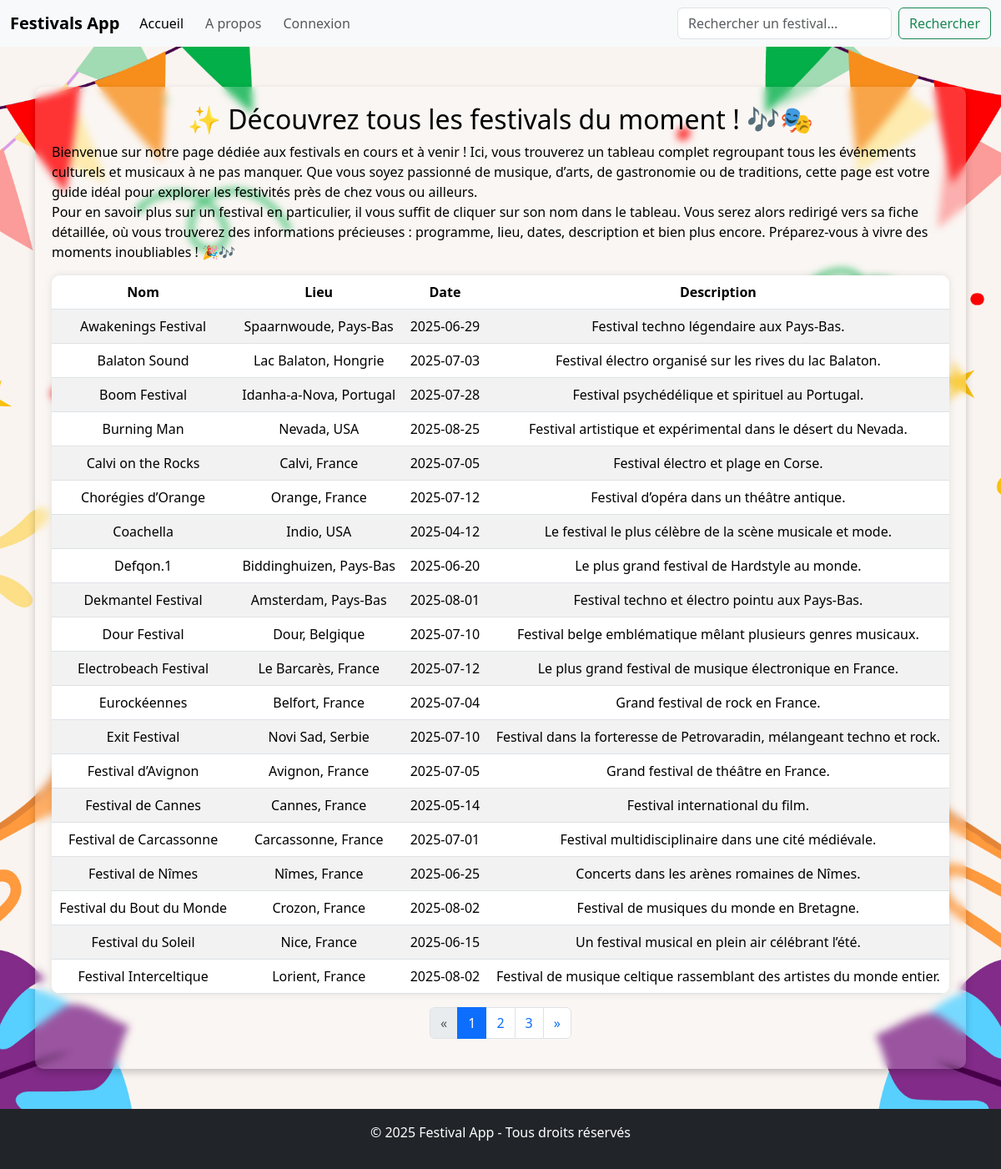
Screenshot of /pages/festivals.php with the database file from the repository.
### tables this page shows
CREATE TABLE festivals (
    id INT AUTO_INCREMENT PRIMARY KEY,
    name VARCHAR(100) NOT NULL,
    location VARCHAR(100) NOT NULL,
    date DATE NOT NULL,
    description TEXT,
    image VARCHAR(255)  
);

### pages/festivals.php (the view, shortened to what this page needs)
<?php
require '../includes/config.php';
require '../includes/header.php';
$festivalsParPage = 20;
$page = isset($_GET['page']) ? (int)$_GET['page'] : 1;
$offset = ($page - 1) * $festivalsParPage;
$stmt = $pdo->prepare("SELECT * FROM festivals ORDER BY name, date  LIMIT :limit OFFSET :offset");
$stmt->bindValue(':limit', $festivalsParPage, PDO::PARAM_INT);
$stmt->bindValue(':offset', $offset, PDO::PARAM_INT);
$stmt->execute();
$festivals = $stmt->fetchAll();
$totalFestivals = $pdo->query("SELECT COUNT(*) FROM festivals")->fetchColumn();
$totalPages = ceil($totalFestivals / $festivalsParPage);
?>
<!DOCTYPE html>
<html lang="fr">
<head>
    <link rel="stylesheet" href="../css/style.css">
    <link href="https://cdn.jsdelivr.net/npm/bootstrap@5.3.3/dist/css/bootstrap.min.css" rel="stylesheet">
</head>
<body>
    <div class="container mt-5">
        <div class="card-container">
            <h2>✨ Découvrez tous les festivals du moment ! 🎶🎭</h2>
            <p class="text-start">Bienvenue sur notre page dédiée aux festivals en cours et à venir ! Ici, vous trouverez un tableau complet regroupant tous les événements culturels et musicaux à ne pas manquer. Que vous soyez passionné de musique, d’arts, de gastronomie ou de traditions, cette page est votre guide idéal pour explorer les festivités près de chez vous ou ailleurs.</br>
                Pour en savoir plus sur un festival en particulier, il vous suffit de cliquer sur son nom dans le tableau. Vous serez alors redirigé vers sa fiche détaillée, où vous trouverez des informations précieuses : programme, lieu, dates, description et bien plus encore. Préparez-vous à vivre des moments inoubliables ! 🎉🎶
            </p>
            <table class="table table-striped">
                <thead>
                    <tr>
                        <th>Nom</th>
                        <th>Lieu</th>
                        <th>Date</th>
                        <th>Description</th>
                    </tr>
                </thead>
                <tbody>
                    <?php foreach ($festivals as $festival): ?>
                    <tr onclick="window.location='detail.php?id=<?= $festival['id'] ?>';" style="cursor: pointer;">
                        <td><?= htmlspecialchars($festival['name']) ?></td>
                        <td><?= htmlspecialchars($festival['location']) ?></td>
                        <td><?= htmlspecialchars($festival['date']) ?></td>
                        <td><?= htmlspecialchars($festival['description']) ?></td>
                    </tr>
                    <?php endforeach; ?>
                </tbody>
            </table>
            <nav>
                <ul class="pagination justify-content-center">
                    <li class="page-item <?= ($page <= 1) ? 'disabled' : '' ?>">
                        <a class="page-link" href="?page=<?= $page - 1 ?>" aria-label="Précédent">
                            <span aria-hidden="true">&laquo;</span>
                        </a>
                    </li>
                    <?php for ($i = 1; $i <= $totalPages; $i++): ?>
                    <li class="page-item <?= ($i == $page) ? 'active' : '' ?>">
                        <a class="page-link" href="?page=<?= $i ?>"><?= $i ?></a>
                    </li>
                    <?php endfor; ?>
                    <li class="page-item <?= ($page >= $totalPages) ? 'disabled' : '' ?>">
                        <a class="page-link" href="?page=<?= $page + 1 ?>" aria-label="Suivant">
                            <span aria-hidden="true">&raquo;</span>
                        </a>
                    </li>
                </ul>
            </nav>
        </div>
    </div>
</body>
</html>
<?php
require '../includes/footer.php';
?>

### includes/header.php (shortened to what this page needs)
<!DOCTYPE html>
<html lang="fr">
<head>
    <link rel="stylesheet" href="../css/style.css">
    <link href="https://cdn.jsdelivr.net/npm/bootstrap@5.3.3/dist/css/bootstrap.min.css" rel="stylesheet"
>
</head>
<body>
    <nav class="navbar navbar-expand-lg bg-body-tertiary">
        <div class="container-fluid">
            <a class="navbar-brand" href="#">Festivals App</a>
            <div class="collapse navbar-collapse" id="navbarNav">
                <ul class="navbar-nav me-auto mb-2 mb-lg-0">
                    <li class="nav-item">
                        <a class="nav-link active" aria-current="page" href="../pages/festivals.php">Accueil</a>
                    </li>
                    <li class="nav-item">
                        <a class="nav-link" href="../pages/about.php">A propos</a>
                    </li>
                    <?php if (isset($_SESSION['user'])): ?>
                    <li class="nav-item">
                        <a class="nav-link" href="../logout.php">Déconnexion</a>
                    </li>
                    <?php else: ?>
                    <li class="nav-item">
                        <a class="nav-link" href="../pages/login.php">Connexion</a>
                    </li>
                    <?php endif; ?>
                </ul>
                <form class="d-flex position-relative" role="search" action="../actions/search_festival.php"
                    method="GET">
                    <input class="form-control me-2" type="text" id="searchInput" name="query"
                        placeholder="Rechercher un festival..." aria-label="Search" autocomplete="off">
                    <button class="btn btn-outline-success" type="submit">Rechercher</button>
                </form>
            </div>
        </div>
    </nav>
</body>

### includes/footer.php
<footer class="bg-dark text-center text-white py-3 mt-5">
    <p>&copy; 2025 Festival App - Tous droits réservés</p>
</footer>
</body>
</html>

### css/style.css (style rules this page uses)
body { font-family: 'Arial', sans-serif; background-color: #f8f9fa; color: #333; background-image: url("../images/background/bg-accueil.jpg"); background-size: cover; background-position: center; background-repeat: no-repeat; background-attachment: fixed; }
.container { max-width: 800px; margin-top: 30px; }
h2 { text-align: center; margin-bottom: 20px; }
.table { background: #fff; border-radius: 10px; overflow: hidden; box-shadow: 0px 0px 10px rgba(0, 0, 0, 0.1); }
.navbar { margin-bottom: 20px; }
.navbar-brand { font-weight: bold; }
.navbar-nav .nav-link { margin-right: 10px; }
.btn { border-radius: 5px; }
footer { margin-top: 40px; }
.card-container { background: rgba(255, 255, 255, 0.2); backdrop-filter: blur(5px); padding: 20px; border-radius: 10px; box-shadow: 0px 4px 10px rgba(0, 0, 0, 0.2); color: rgb(0, 0, 0); text-align: center; margin: 20px auto; }
ul { list-style: none; }

### rows the page displays
festivals: name "Awakenings Festival", location "Spaarnwoude, Pays-Bas", date "2025-06-29", description "Festival techno légendaire aux Pays-Bas."
festivals: name "Balaton Sound", location "Lac Balaton, Hongrie", date "2025-07-03", description "Festival électro organisé sur les rives du lac Balaton."
festivals: name "Boom Festival", location "Idanha-a-Nova, Portugal", date "2025-07-28", description "Festival psychédélique et spirituel au Portugal."
festivals: name "Burning Man", location "Nevada, USA", date "2025-08-25", description "Festival artistique et expérimental dans le désert du Nevada."
festivals: name "Calvi on the Rocks", location "Calvi, France", date "2025-07-05", description "Festival électro et plage en Corse."
festivals: name "Chorégies d’Orange", location "Orange, France", date "2025-07-12", description "Festival d’opéra dans un théâtre antique."
festivals: name "Coachella", location "Indio, USA", date "2025-04-12", description "Le festival le plus célèbre de la scène musicale et mode."
festivals: name "Defqon.1", location "Biddinghuizen, Pays-Bas", date "2025-06-20", description "Le plus grand festival de Hardstyle au monde."
festivals: name "Dekmantel Festival", location "Amsterdam, Pays-Bas", date "2025-08-01", description "Festival techno et électro pointu aux Pays-Bas."
festivals: name "Dour Festival", location "Dour, Belgique", date "2025-07-10", description "Festival belge emblématique mêlant plusieurs genres musicaux."
festivals: name "Electrobeach Festival", location "Le Barcarès, France", date "2025-07-12", description "Le plus grand festival de musique électronique en France."
festivals: name "Eurockéennes", location "Belfort, France", date "2025-07-04", description "Grand festival de rock en France."
festivals: name "Exit Festival", location "Novi Sad, Serbie", date "2025-07-10", description "Festival dans la forteresse de Petrovaradin, mélangeant techno et rock."
festivals: name "Festival d’Avignon", location "Avignon, France", date "2025-07-05", description "Grand festival de théâtre en France."
festivals: name "Festival de Cannes", location "Cannes, France", date "2025-05-14", description "Festival international du film."
festivals: name "Festival de Carcassonne", location "Carcassonne, France", date "2025-07-01", description "Festival multidisciplinaire dans une cité médiévale."
festivals: name "Festival de Nîmes", location "Nîmes, France", date "2025-06-25", description "Concerts dans les arènes romaines de Nîmes."
festivals: name "Festival du Bout du Monde", location "Crozon, France", date "2025-08-02", description "Festival de musiques du monde en Bretagne."
festivals: name "Festival du Soleil", location "Nice, France", date "2025-06-15", description "Un festival musical en plein air célébrant l’été."
festivals: name "Festival Interceltique", location "Lorient, France", date "2025-08-02", description "Festival de musique celtique rassemblant des artistes du monde entier."
